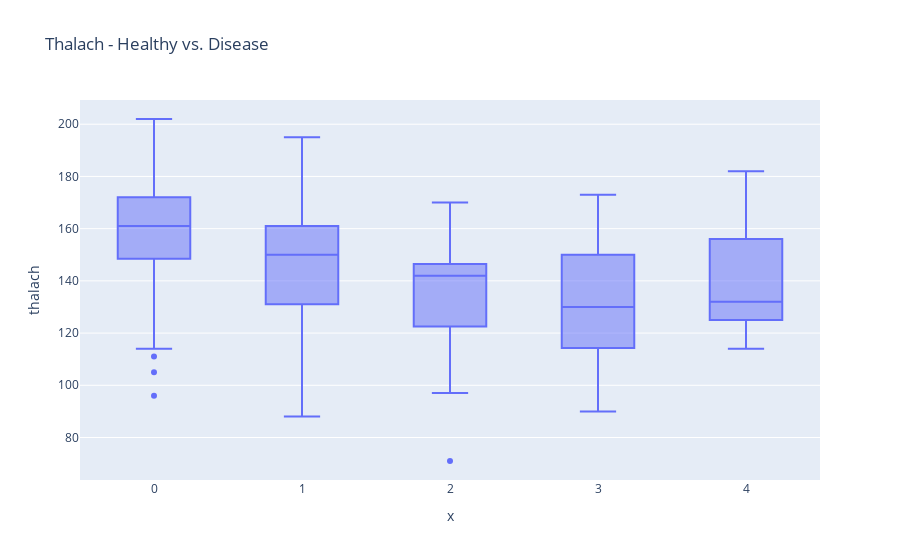

Write notebook code for a chart like this one.
### Code cell
# Comparing the thalach of healthy vs diseased group
compThalachFig = px.box(X, x=y["num"], y='thalach', title='Thalach - Healthy vs. Disease')
compThalachFig.show()

### Figure 1 — Plotly figure (JSON) as saved in the notebook; plotly's stock layout.template omitted (floating-point values rounded to 4 significant figures; data arrays with more than 128 entries replaced by an {"elided": "..."} marker saying what was removed)
{"data": [{"alignmentgroup": "True", "hovertemplate": "x=%{x}<br>thalach=%{y}<extra></extra>", "legendgroup": "", "marker": {"color": "#636efa"}, "name": "", "notched": false, "offsetgroup": "", "orientation": "v", "showlegend": false, "type": "box", "x": {"elided": "303 int values"}, "x0": " ", "xaxis": "x", "y": {"elided": "303 int values"}, "y0": " ", "yaxis": "y"}], "layout": {"boxmode": "group", "legend": {"tracegroupgap": 0}, "title": {"text": "Thalach - Healthy vs. Disease"}, "xaxis": {"anchor": "y", "domain": [0, 1], "title": {"text": "x"}}, "yaxis": {"anchor": "x", "domain": [0, 1], "title": {"text": "thalach"}}}}
